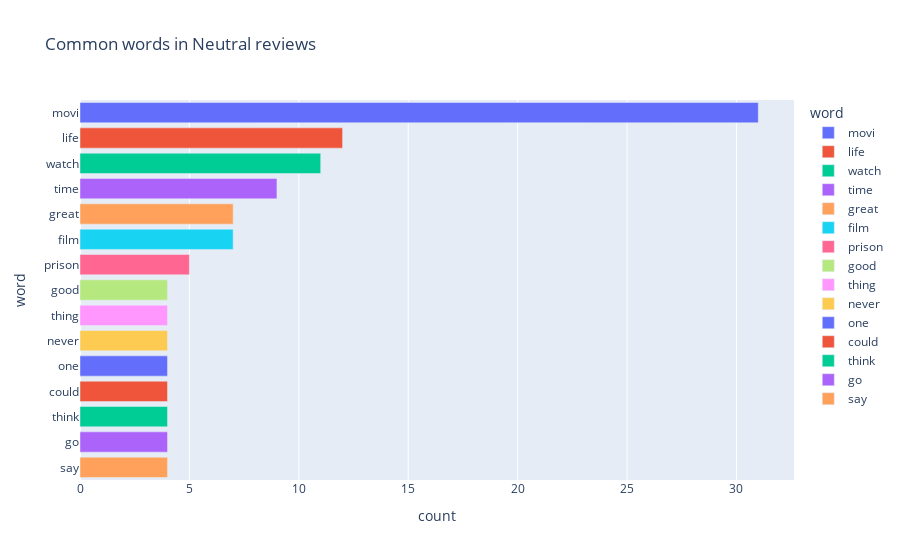

The cell this chart's notebook holds for it:
### Code cell
#ploting a bar graph for the positive words in the reviews
px.bar(neut_words, x='count', y='word', title='Common words in Neutral reviews', color = 'word')

### Figure 1 — Plotly figure (JSON) as saved in the notebook; plotly's stock layout.template omitted (floating-point values rounded to 4 significant figures)
{"data": [{"alignmentgroup": "True", "hovertemplate": "word=%{y}<br>count=%{x}<extra></extra>", "legendgroup": "movi", "marker": {"color": "#636efa", "pattern": {"shape": ""}}, "name": "movi", "offsetgroup": "movi", "orientation": "h", "showlegend": true, "textposition": "auto", "type": "bar", "x": [31], "xaxis": "x", "y": ["movi"], "yaxis": "y"}, {"alignmentgroup": "True", "hovertemplate": "word=%{y}<br>count=%{x}<extra></extra>", "legendgroup": "life", "marker": {"color": "#EF553B", "pattern": {"shape": ""}}, "name": "life", "offsetgroup": "life", "orientation": "h", "showlegend": true, "textposition": "auto", "type": "bar", "x": [12], "xaxis": "x", "y": ["life"], "yaxis": "y"}, {"alignmentgroup": "True", "hovertemplate": "word=%{y}<br>count=%{x}<extra></extra>", "legendgroup": "watch", "marker": {"color": "#00cc96", "pattern": {"shape": ""}}, "name": "watch", "offsetgroup": "watch", "orientation": "h", "showlegend": true, "textposition": "auto", "type": "bar", "x": [11], "xaxis": "x", "y": ["watch"], "yaxis": "y"}, {"alignmentgroup": "True", "hovertemplate": "word=%{y}<br>count=%{x}<extra></extra>", "legendgroup": "time", "marker": {"color": "#ab63fa", "pattern": {"shape": ""}}, "name": "time", "offsetgroup": "time", "orientation": "h", "showlegend": true, "textposition": "auto", "type": "bar", "x": [9], "xaxis": "x", "y": ["time"], "yaxis": "y"}, {"alignmentgroup": "True", "hovertemplate": "word=%{y}<br>count=%{x}<extra></extra>", "legendgroup": "great", "marker": {"color": "#FFA15A", "pattern": {"shape": ""}}, "name": "great", "offsetgroup": "great", "orientation": "h", "showlegend": true, "textposition": "auto", "type": "bar", "x": [7], "xaxis": "x", "y": ["great"], "yaxis": "y"}, {"alignmentgroup": "True", "hovertemplate": "word=%{y}<br>count=%{x}<extra></extra>", "legendgroup": "film", "marker": {"color": "#19d3f3", "pattern": {"shape": ""}}, "name": "film", "offsetgroup": "film", "orientation": "h", "showlegend": true, "textposition": "auto", "type": "bar", "x": [7], "xaxis": "x", "y": ["film"], "yaxis": "y"}, {"alignmentgroup": "True", "hovertemplate": "word=%{y}<br>count=%{x}<extra></extra>", "legendgroup": "prison", "marker": {"color": "#FF6692", "pattern": {"shape": ""}}, "name": "prison", "offsetgroup": "prison", "orientation": "h", "showlegend": true, "textposition": "auto", "type": "bar", "x": [5], "xaxis": "x", "y": ["prison"], "yaxis": "y"}, {"alignmentgroup": "True", "hovertemplate": "word=%{y}<br>count=%{x}<extra></extra>", "legendgroup": "good", "marker": {"color": "#B6E880", "pattern": {"shape": ""}}, "name": "good", "offsetgroup": "good", "orientation": "h", "showlegend": true, "textposition": "auto", "type": "bar", "x": [4], "xaxis": "x", "y": ["good"], "yaxis": "y"}, {"alignmentgroup": "True", "hovertemplate": "word=%{y}<br>count=%{x}<extra></extra>", "legendgroup": "thing", "marker": {"color": "#FF97FF", "pattern": {"shape": ""}}, "name": "thing", "offsetgroup": "thing", "orientation": "h", "showlegend": true, "textposition": "auto", "type": "bar", "x": [4], "xaxis": "x", "y": ["thing"], "yaxis": "y"}, {"alignmentgroup": "True", "hovertemplate": "word=%{y}<br>count=%{x}<extra></extra>", "legendgroup": "never", "marker": {"color": "#FECB52", "pattern": {"shape": ""}}, "name": "never", "offsetgroup": "never", "orientation": "h", "showlegend": true, "textposition": "auto", "type": "bar", "x": [4], "xaxis": "x", "y": ["never"], "yaxis": "y"}, {"alignmentgroup": "True", "hovertemplate": "word=%{y}<br>count=%{x}<extra></extra>", "legendgroup": "one", "marker": {"color": "#636efa", "pattern": {"shape": ""}}, "name": "one", "offsetgroup": "one", "orientation": "h", "showlegend": true, "textposition": "auto", "type": "bar", "x": [4], "xaxis": "x", "y": ["one"], "yaxis": "y"}, {"alignmentgroup": "True", "hovertemplate": "word=%{y}<br>count=%{x}<extra></extra>", "legendgroup": "could", "marker": {"color": "#EF553B", "pattern": {"shape": ""}}, "name": "could", "offsetgroup": "could", "orientation": "h", "showlegend": true, "textposition": "auto", "type": "bar", "x": [4], "xaxis": "x", "y": ["could"], "yaxis": "y"}, {"alignmentgroup": "True", "hovertemplate": "word=%{y}<br>count=%{x}<extra></extra>", "legendgroup": "think", "marker": {"color": "#00cc96", "pattern": {"shape": ""}}, "name": "think", "offsetgroup": "think", "orientation": "h", "showlegend": true, "textposition": "auto", "type": "bar", "x": [4], "xaxis": "x", "y": ["think"], "yaxis": "y"}, {"alignmentgroup": "True", "hovertemplate": "word=%{y}<br>count=%{x}<extra></extra>", "legendgroup": "go", "marker": {"color": "#ab63fa", "pattern": {"shape": ""}}, "name": "go", "offsetgroup": "go", "orientation": "h", "showlegend": true, "textposition": "auto", "type": "bar", "x": [4], "xaxis": "x", "y": ["go"], "yaxis": "y"}, {"alignmentgroup": "True", "hovertemplate": "word=%{y}<br>count=%{x}<extra></extra>", "legendgroup": "say", "marker": {"color": "#FFA15A", "pattern": {"shape": ""}}, "name": "say", "offsetgroup": "say", "orientation": "h", "showlegend": true, "textposition": "auto", "type": "bar", "x": [4], "xaxis": "x", "y": ["say"], "yaxis": "y"}], "layout": {"barmode": "relative", "legend": {"title": {"text": "word"}, "tracegroupgap": 0}, "title": {"text": "Common words in Neutral reviews"}, "xaxis": {"anchor": "y", "domain": [0, 1], "title": {"text": "count"}}, "yaxis": {"anchor": "x", "categoryarray": ["say", "go", "think", "could", "one", "never", "thing", "good", "prison", "film", "great", "time", "watch", "life", "movi"], "categoryorder": "array", "domain": [0, 1], "title": {"text": "word"}}}}
